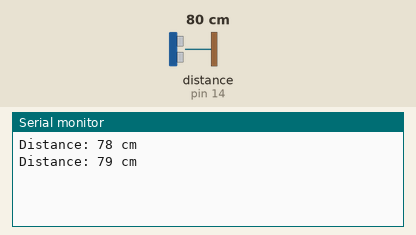
The sketch below on a simulated Arduino Uno, built with avr-gcc and run on an emulated ATmega328P. Parts: the last lines printed to the serial monitor. Wiring (inferred from the names in the program): ultrasonic range finder: trigger pin 12; echo pin 14. Inputs (shaded band) come from the test bench; at power-on: distance to the obstacle (sensor on pin 14) 80 cm. The echo pulse lasts 58.3 µs per cm.

Above: at 1.8 s.
1.9 s: distance to the obstacle (sensor on pin 14) set to 2 cm
At 2.6 s:
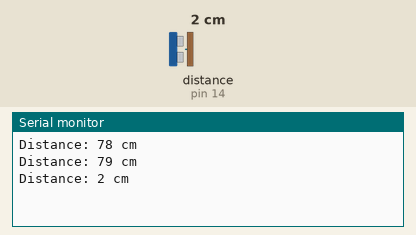
3.4 s: distance to the obstacle (sensor on pin 14) set to 4 cm
At 4.8 s:
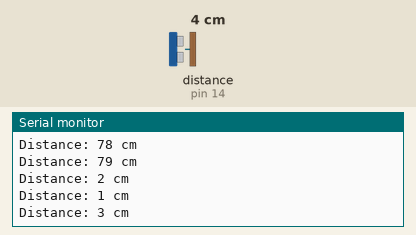
Timing chart, 0 to 6.4 s (numbered marks = the images above; inputs shaded):
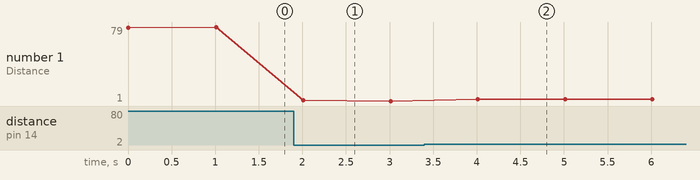

Measured:
- after the input at 1.9 s, the serial monitor: prints a new line after 0.11 s (image 1)
- after the input at 3.4 s, the serial monitor: prints a new line after 0.61 s (image 2)
- plotted number 1: 79 → 1 after the input at 1.9 s, 1 → 3 after the input at 3.4 s

The sketch:

UltrasonicSensor.ino
```cpp
#define trigger_pin 12
#define Echo_pin 14

long duration;
int distance;

void setup() {

  pinMode(trigger_pin, OUTPUT); // configure the trigger_pin(D9) as an Output
  pinMode(Echo_pin, INPUT);     // configure the Echo_pin(D11) as an Input
  Serial.begin(9600);           // Enable the serial with 9600 baud rate

}

void loop() {

  digitalWrite(trigger_pin, LOW); //set trigger signal low for 2us
  delayMicroseconds(2);

  digitalWrite(trigger_pin, HIGH);  // make trigger pin active high
  delayMicroseconds(10);            // wait for 10 microseconds
  digitalWrite(trigger_pin, LOW);   // make trigger pin active low

  duration = pulseIn(Echo_pin, HIGH); // save time duration value in "duration variable
  distance = duration * 0.034 / 2;    //Convert pulse duration into distance

  Serial.print("Distance: ");
  Serial.print(distance);
  Serial.println(" cm");
  delay(1000);
}
```
